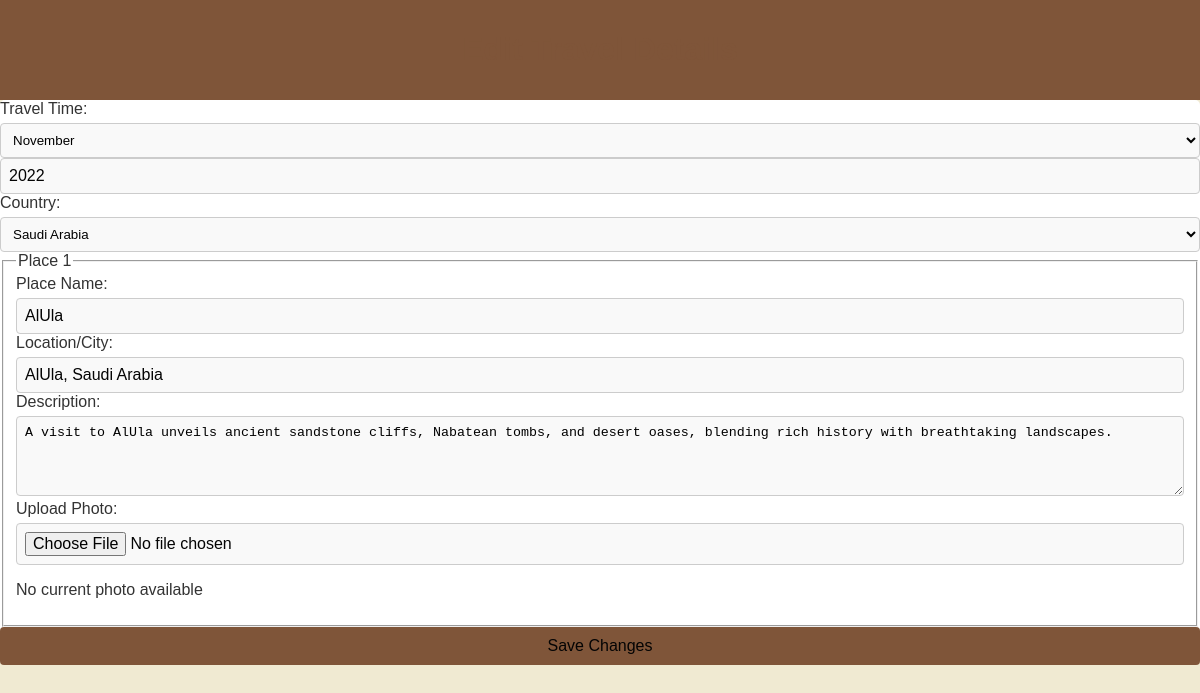
Page /edit_travel.php?travelID=222 on the committed database.
### tables this page shows
CREATE TABLE `Travel` (
  `id` int NOT NULL,
  `userID` int NOT NULL,
  `month` varchar(30) NOT NULL,
  `year` int NOT NULL,
  `countryID` int NOT NULL
);

CREATE TABLE `Place` (
  `id` int NOT NULL,
  `travelID` int NOT NULL,
  `name` varchar(50) NOT NULL,
  `location` text NOT NULL,
  `description` text NOT NULL,
  `photoFileName` varchar(50) DEFAULT NULL
);

### edit_travel.php (the view, shortened to what this page needs)
<?php
require 'database.php';
$travelID = $_GET['travelID'];
$query = $connection->prepare("SELECT T.*, C.country FROM Travel T JOIN Country C ON T.countryID = C.id WHERE T.id = ?");
$query->bind_param("i", $travelID);
$query->execute();
$travel = $query->get_result()->fetch_assoc();
$countriesResult = $connection->query("SELECT * FROM Country");
$placesQuery = $connection->prepare("SELECT * FROM Place WHERE travelID = ?");
$placesQuery->bind_param("i", $travelID);
$placesQuery->execute();
$places = $placesQuery->get_result();
?>
<!DOCTYPE html>
<html lang="en">
<head>
    <link rel="stylesheet" href="edit_travel_details.css">
</head>
<body>
    <header>
        <h1>Edit Travel Details</h1>
    </header>
    <main>
        <form action="update_travel.php" method="post" enctype="multipart/form-data">
            <div class="travel-info">
                <label for="month">Travel Time:</label>
                <select name="month" id="month">
                    <?php
                    $months = ["January", "February", "March", "April", "May", "June", "July", "August", "September", "October", "November", "December"];
                    foreach ($months as $month) {
                        $selected = ($month == $travel['month']) ? "selected" : "";
                        echo "<option value='$month' $selected>$month</option>";
                    }
                    ?>
                </select>
                <input type="number" name="year" id="year" value="<?php echo htmlspecialchars($travel['year']); ?>" required>
                <label for="country">Country:</label>
                <select name="country" id="country">
                    <?php while ($country = $countriesResult->fetch_assoc()) {
                        $selected = ($country['id'] == $travel['countryID']) ? "selected" : "";
                        echo "<option value='{$country['id']}' $selected>{$country['country']}</option>";
                    } ?>
                </select>
            </div>
            <?php $placeIndex = 1; ?>
            <?php while ($place = $places->fetch_assoc()): ?>
                <fieldset>
                    <legend>Place <?php echo $placeIndex; ?></legend>
                    <label for="place_name_<?php echo $place['id']; ?>">Place Name:</label>
                    <input type="text" name="places[<?php echo $place['id']; ?>][name]" id="place_name_<?php echo $place['id']; ?>" value="<?php echo htmlspecialchars($place['name']); ?>">
                    <label for="location_<?php echo $place['id']; ?>">Location/City:</label>
                    <input type="text" name="places[<?php echo $place['id']; ?>][location]" id="location_<?php echo $place['id']; ?>" value="<?php echo htmlspecialchars($place['location']); ?>">
                    <label for="description_<?php echo $place['id']; ?>">Description:</label>
                    <textarea name="places[<?php echo $place['id']; ?>][description]" id="description_<?php echo $place['id']; ?>"><?php echo htmlspecialchars($place['description']); ?></textarea>
                    <label for="photo_<?php echo $place['id']; ?>">Upload Photo:</label>
                    <input type="file" name="places[<?php echo $place['id']; ?>][photo]" id="photo_<?php echo $place['id']; ?>">
                    <?php
                    $photoFilePath = "images/" . $place['photoFileName'];
                    if (!empty($place['photoFileName']) && file_exists($photoFilePath)) {
                        echo "<p>Current Photo:</p><img src='" . htmlspecialchars($photoFilePath) . "' alt='Place Photo' width='100'>";
                    } else {
                        echo "<p>No current photo available</p>";
                    }
                    ?>
                </fieldset>
                <?php $placeIndex++; ?>
            <?php endwhile; ?>
            <input type="submit" value="Save Changes">
        </form>
    </main>
</body>
</html>

### edit_travel_details.css (style rules this page uses)
body { font-family: Arial, sans-serif; background-color: #F0EAD2; color: #333333; margin: 0; padding: 0; box-sizing: border-box; }
*, *:before, *:after { box-sizing: inherit; }
header { background-color: #7F5539; padding: 10px 20px; width: 100%; box-sizing: border-box; }
h1 { text-align: center; color: #7F5539; }
form { margin: 0 auto; background-color: #ffffff; border-radius: 5px; }
label { display: block; margin-bottom: 5px; color: #333333; }
input[type="text"], textarea, select, input[type="number"], input[type="file"] { width: 100%; max-width: 100%; padding: 8px; border: 1px solid #ccc; border-radius: 4px; background-color: #f9f9f9; box-sizing: border-box; }
textarea { height: 80px; }
input { width: 100%; padding: 10px; background-color: #7F5539; color: #040404; border: none; border-radius: 4px; cursor: pointer; font-size: 16px; }

### rows in the picture
travel: year "2022"
place: name "AlUla", location "AlUla, Saudi Arabia", id+description "A visit to AlUla unveils ancient sandstone cliffs, Nabatean tombs, and desert oases, blending rich history with breathtaking landscapes.", photoFileName "No current photo available"

### other values in the picture
form field month "November"
form field country "Saudi Arabia"
